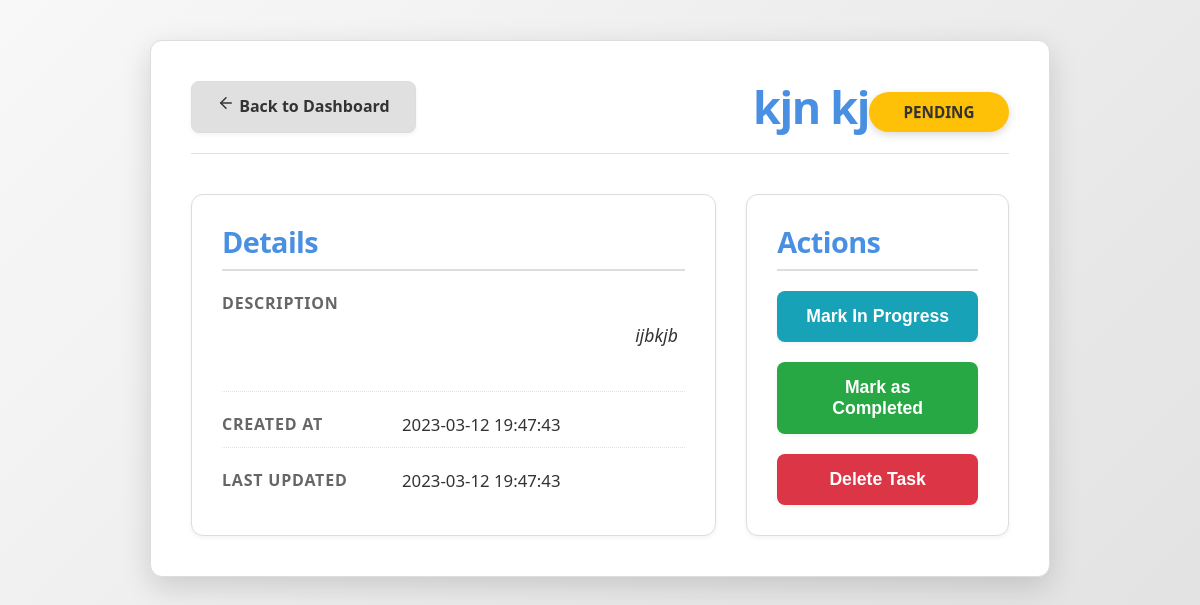
Page /tasks/9 (signed in) on the committed database.
### models.py (models this page shows)
class Task(Base):
    __tablename__ = "task"
    id = Column(Integer, primary_key=True, autoincrement=True)
    title = Column(String(100), nullable=False)
    description = Column(String(256))
    status = Column(Enum(Status), default=Status.PENDING, nullable=False)
    created_at = Column(DateTime, nullable=False, default=datetime.utcnow)
    updated_at = Column(DateTime, nullable=False, default=datetime.utcnow, onupdate=datetime.utcnow)
    user_id = Column(Integer, ForeignKey('appuser.id', ondelete='CASCADE'), nullable=False)

### app.py (the view)
@app.route('/tasks/<int:task_id>', methods=['GET', 'POST'])
def view_task(task_id):
    if request.method == 'POST':
        title = request.form['title']
        description = request.form['description']
        status = request.form['status']
        db.update_task(task_id, title, description, status)
        return redirect(url_for('dashboard'))
    task = db.get_task(task_id)
    return render_template('task_details.html', task=task, Status=Status)

### repository.py (called while the page is built)
    def get_task(self, task_id: int):
        task = self.session.get(Task, task_id)
        if not task:
            raise Exception(f"Task with ID {task_id} not found")
        return task

### templates/task_details.html (shortened to what this page needs)
<!DOCTYPE html>
<html lang="en">
  <head>
    <link
      rel="stylesheet"
      href="{{ url_for('static', filename='css/main.css') }}"
    />
    <link
      rel="stylesheet"
      href="{{ url_for('static', filename='css/task.css') }}"
    />
  </head>
  <body>
    <div class="task-page-wrapper">
      <header class="task-header-section">
        <a
          href="{{ url_for('index') }}"
          class="btn btn-secondary btn-icon-left"
        >
          <svg
            xmlns="http://www.w3.org/2000/svg"
            width="18"
            height="18"
            viewBox="0 0 24 24"
            fill="none"
            stroke="currentColor"
            stroke-width="2"
            stroke-linecap="round"
            stroke-linejoin="round"
            class="feather feather-arrow-left"
          >
            <line x1="19" y1="12" x2="5" y2="12"></line>
            <polyline points="12 19 5 12 12 5"></polyline>
          </svg>
          Back to Dashboard
        </a>
        <h1 class="task-title-main">{{ task.title }}</h1>
        <span
          class="task-status-display status-badge status-{{ task.status.value.lower() }}"
          >{{ task.status.value }}</span
        >
      </header>
      <main class="task-content-area">
        <section class="task-info-card card">
          <h2>Details</h2>
          <dl class="task-details-list">
            <div class="detail-group">
              <dt class="detail-label">Description</dt>
              <dd class="detail-value task-description-text">
                {{ task.description }}
              </dd>
            </div>
            <div class="detail-group">
              <dt class="detail-label">Created At</dt>
              <dd class="detail-value">
                {{ task.created_at.strftime("%Y-%m-%d %H:%M:%S") }}
              </dd>
            </div>
            <div class="detail-group">
              <dt class="detail-label">Last Updated</dt>
              <dd class="detail-value">
                {{ task.updated_at.strftime("%Y-%m-%d %H:%M:%S") }}
              </dd>
            </div>
          </dl>
        </section>
        <section class="task-actions-card card">
          <h2>Actions</h2>
          <div class="button-group task-action-buttons">
            {% if task.status.value.lower() != 'in_progress' %}
            <form
              method="POST"
              action="{{ url_for('update_status', task_id=task.id) }}"
            >
              <button type="submit" class="btn btn-info btn-block">
                Mark In Progress
              </button>
            </form>
            {% endif %} {% if task.status.value.lower() != 'completed' %}
            <form
              method="POST"
              action="{{ url_for('update_status', task_id=task.id) }}"
            >
              <button type="submit" class="btn btn-success btn-block">
                Mark as Completed
              </button>
            </form>
            {% endif %}
            <form
              method="POST"
              action="{{ url_for('delete_task', task_id=task.id) }}"
              onsubmit="return confirmDeleteTask()"
            >
              <button type="submit" class="btn btn-danger btn-block">
                Delete Task
              </button>
            </form>
          </div>
        </section>
      </main>
    </div>
  </body>
</html>

### static/css/main.css (style rules this page uses)
:root { --primary-color: #4a90e2; --secondary-color: #50e3c2; --accent-color: #f5a623; --danger-color: #dc3545; --success-color: #28a745; --info-color: #17a2b8; --warning-color: #ffc107; --neutral-color: #6c757d; --purple-color: #6f42c1; --text-color-dark: #333; --text-color-light: #666; --text-color-white: #fff; --bg-light: #f8f8f8; --bg-dark: #e0e0e0; --card-bg: #fff; --border-color: #ddd; --shadow-light: 0 2px 4px rgba(0, 0, 0, 0.05); --shadow-medium: 0 4px 10px rgba(0, 0, 0, 0.08); --spacing-xs: 5px; --spacing-sm: 10px; --spacing-md: 20px; --spacing-lg: 30px; --spacing-xl: 40px; --border-radius-sm: 4px; --border-radius-md: 8px; --border-radius-lg: 12px; --border-radius-pill: 20px; }
* { box-sizing: border-box; margin: 0; padding: 0; }
body { font-family: "Segoe UI", Roboto, "Helvetica Neue", Arial, sans-serif; line-height: 1.6; color: var(--text-color-dark); background-color: var(--bg-light); min-height: 100vh; }
a { color: var(--primary-color); text-decoration: none; transition: color 0.3s ease; }
h1, h2, h3, h4, h5, h6 { color: var(--text-color-dark); margin-bottom: var(--spacing-md); font-weight: 600; line-height: 1.2; }
h1 { font-size: 2.5rem; }
h2 { font-size: 2rem; }
.btn { display: inline-block; padding: 12px 25px; border: none; border-radius: var(--border-radius-md); cursor: pointer; font-size: 1rem; font-weight: 600; text-decoration: none; text-align: center; transition: background-color 0.3s ease, transform 0.2s ease, box-shadow 0.3s ease; box-shadow: var(--shadow-light); }
.btn-secondary { background-color: var(--bg-dark); color: var(--text-color-dark); border: 1px solid var(--border-color); }
.btn-danger { background-color: var(--danger-color); color: var(--text-color-white); }
.btn-success { background-color: var(--success-color); color: var(--text-color-white); }
.btn-info { background-color: var(--info-color); color: var(--text-color-white); }
.card { background-color: var(--card-bg); border-radius: var(--border-radius-lg); box-shadow: var(--shadow-light); padding: var(--spacing-lg); margin-bottom: var(--spacing-lg); border: 1px solid var(--border-color); }
.card h1, .card h2, .card h3 { margin-bottom: var(--spacing-md); padding-bottom: var(--spacing-sm); border-bottom: 1px solid var(--bg-dark); }
.status-badge { display: inline-block; padding: 5px 12px; border-radius: var(--border-radius-pill); font-size: 0.85rem; font-weight: 600; text-transform: capitalize; color: var(--text-color-white); min-width: 90px; text-align: center; box-shadow: 0 1px 2px rgba(0, 0, 0, 0.1); }
.status-pending { background-color: var(--warning-color); color: var(--text-color-dark); }

### rows in the picture
Task: title "kjn kj", status.value "PENDING", description "ijbkjb", created_at "2023-03-12 19:47:43", updated_at "2023-03-12 19:47:43"
